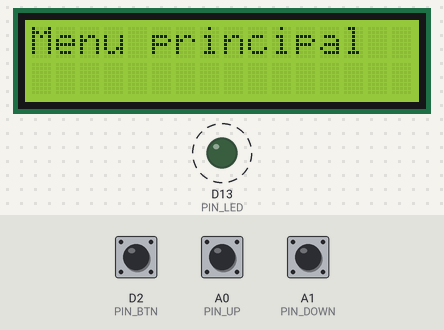
The sketch below on a simulated STM32 Nucleo. Parts: 16×2 character LCD, output pins drawn as LEDs (lit = HIGH). Dashed ring = blinking. Inputs (shaded band) come from the test bench; at power-on: D2 (PIN_BTN) HIGH, A0 (PIN_UP) HIGH, A1 (PIN_DOWN) HIGH.

Above: at 1.2 s.
1.3 s: D2 (PIN_BTN) pulled LOW for 1 s
At 2.74 s:
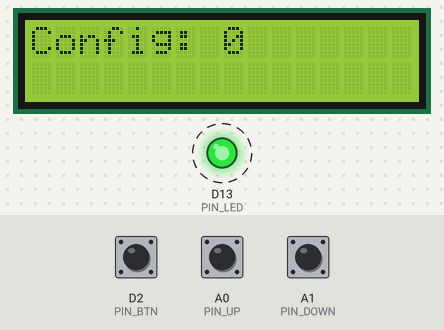
2.9 s: A0 (PIN_UP) pulled LOW for 0.15 s
At 3.4 s:
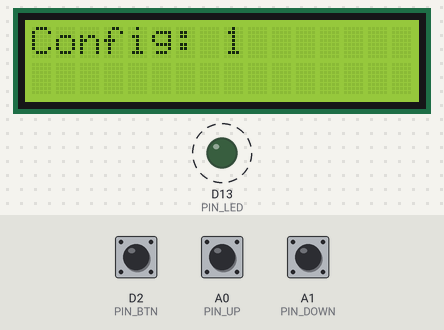
4.5 s: A0 (PIN_UP) pulled LOW for 1 s
At 5.0 s:
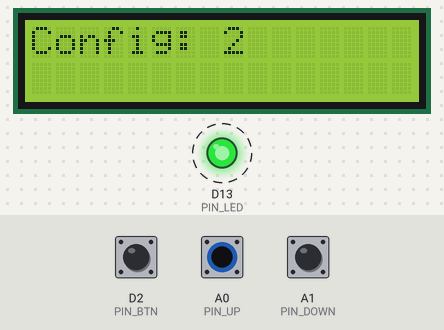
7.0 s: D2 (PIN_BTN) pulled LOW for 0.15 s
7.7 s: D2 (PIN_BTN) pulled LOW for 3.2 s
11.5 s: D2 (PIN_BTN) pulsed LOW 2 times (0.12 s each, 0.3 s apart)
At 13.2 s:
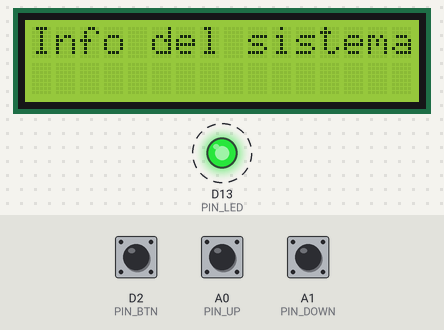
Timing chart, 0 to 15.8 s (numbered marks = the images above; inputs shaded):
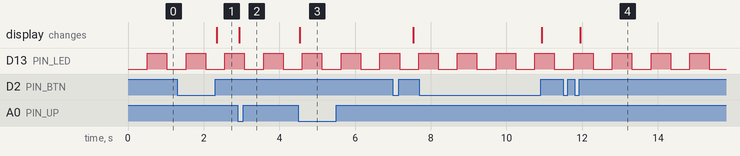

The sketch:

sketch.ino
```cpp
#include <LiquidCrystal.h>

/* ----- LCD 16×2 en modo 4 bits (RS,E,D4,D5,D6,D7) ---------- */
LiquidCrystal lcd(11, 12, 3, 4, 5, 6);

/* ----- Pines ------------------------------------------------*/
const uint8_t PIN_LED   = 13;   // LED de usuario
const uint8_t PIN_BTN   = 2;    // Botón principal (menú)
const uint8_t PIN_UP    = A0;   // SUBIR  (btn2)
const uint8_t PIN_DOWN  = A1;   // BAJAR  (btn3)

/* ----- Tiempos de manejo de botón ---------------------------------------- */
const uint16_t ANTI_REBOTE_MS = 30;
const uint16_t DOBLE_CLIC_MS  = 350;
const uint16_t PULSO_LARGO_MS = 800;

/* ----- Estados del menú ------------------------------------ */
enum Menu { MENU_INICIO, MENU_INFO, MENU_CONF };
Menu menuActual = MENU_INICIO;

/* ----- Variables globales ---------------------------------- */
unsigned long tBajada = 0, tSubida = 0;   // marcas de tiempo
bool clicPendiente    = false;            // posible clic simple
bool estadoAnterior   = HIGH;

int  valorConfig = 0;              // variable a ajustar
const int VAL_MIN = 0, VAL_MAX = 99;

/* ----------------------------------------------------------- */
void mostrarMenu() {
  lcd.clear();
  switch (menuActual) {
    case MENU_INICIO: lcd.print("Menu principal"); break;
    case MENU_INFO:   lcd.print("Info del sistema"); break;
    case MENU_CONF:   lcd.print("Config: "), lcd.print(valorConfig); break;
  }
}

/* ===================== SETUP =============================== */
void setup() {
  pinMode(PIN_LED,  OUTPUT);
  pinMode(PIN_BTN,  INPUT_PULLUP);
  pinMode(PIN_UP,   INPUT_PULLUP);
  pinMode(PIN_DOWN, INPUT_PULLUP);

  lcd.begin(16, 2);   // inicializa el LCD
  mostrarMenu();      // muestra la primera pantalla
}

/* ===================== LOOP ================================ */
void loop() {
  /* LED parpadea ~1 Hz para indicar que corre */
  digitalWrite(PIN_LED, millis() & 512);

  /* --------- Gestión del botón principal (menús) ---------- */
  bool btn = digitalRead(PIN_BTN);

  /* Flanco de bajada */
  if (estadoAnterior == HIGH && btn == LOW) {
    delay(ANTI_REBOTE_MS);
    if (!digitalRead(PIN_BTN)) tBajada = millis();
  }

  /* Flanco de subida */
  if (estadoAnterior == LOW && btn == HIGH) {
    delay(ANTI_REBOTE_MS);
    if (digitalRead(PIN_BTN)) {
      tSubida = millis();
      unsigned long dur = tSubida - tBajada;

      if (dur >= PULSO_LARGO_MS) {            // pulsación larga
        menuActual = MENU_CONF;
        clicPendiente = false;
        mostrarMenu();
      } else {                                // posible clic corto
        if (clicPendiente && (tSubida - tBajada) < DOBLE_CLIC_MS) {
          menuActual = MENU_INFO;             // doble clic
          clicPendiente = false;
          mostrarMenu();
        } else {
          clicPendiente = true;               // primer clic
        }
      }
    }
  }

  /* Ventana de doble clic expirada -> clic simple */
  if (clicPendiente && (millis() - tSubida) > DOBLE_CLIC_MS) {
    menuActual = MENU_INICIO;                 // clic simple confirmado
    clicPendiente = false;
    mostrarMenu();
  }

  estadoAnterior = btn;

  /* --------- Botones UP / DOWN en modo configuración -------- */
  if (menuActual == MENU_CONF) {
    static bool prevUp = HIGH, prevDn = HIGH;
    bool upNow = digitalRead(PIN_UP);
    bool dnNow = digitalRead(PIN_DOWN);

    if (prevUp == HIGH && upNow == LOW) {         // SUBIR
      delay(ANTI_REBOTE_MS);
      if (!digitalRead(PIN_UP) && valorConfig < VAL_MAX) {
        ++valorConfig;
        mostrarMenu();
      }
    }

    if (prevDn == HIGH && dnNow == LOW) {         // BAJAR
      delay(ANTI_REBOTE_MS);
      if (!digitalRead(PIN_DOWN) && valorConfig > VAL_MIN) {
        --valorConfig;
        mostrarMenu();
      }
    }

    prevUp = upNow;
    prevDn = dnNow;
  }
}
```

Measured:
- after the input at 1.3 s, the display: changes after 1.0 s (image 1)
- after the input at 2.9 s, the display: changes at once (image 2)
- after the input at 4.5 s, the display: changes at once (image 3)
- after the input at 11.5 s, the display: changes after 0.45 s (image 4)
- by itself, D13 (PIN_LED): alternates HIGH for 0.51 s and LOW for 0.51 s
